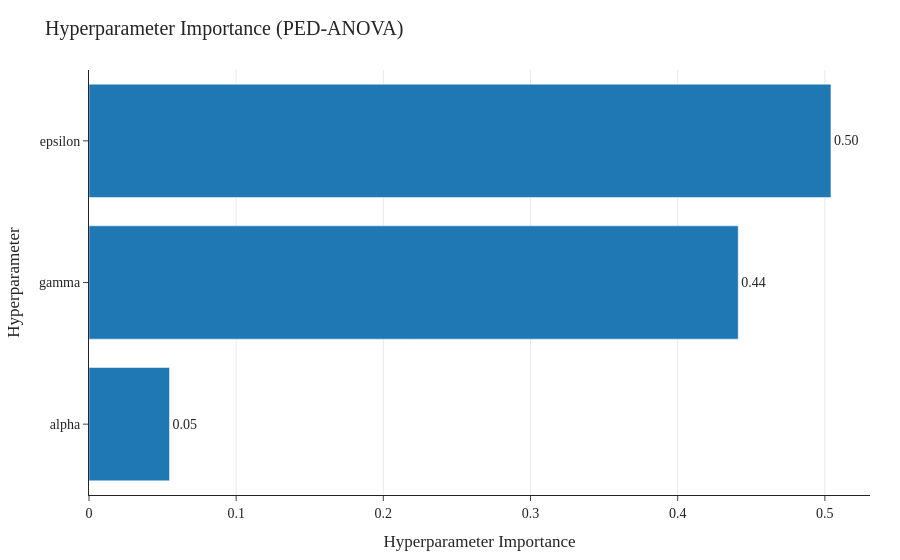

Notebook code cell kept with this figure:
### Markdown cell above
### PED-ANOVA

### Code cell
if study is not None:
    try:
        ped_evaluator = PedAnovaImportanceEvaluator()
        fig_ped_importance = plot_param_importances(study, evaluator=ped_evaluator)
        fig_ped_importance = apply_latex_style(fig_ped_importance)
        fig_ped_importance.update_layout(title="Hyperparameter Importance (PED-ANOVA)")
        fig_ped_importance.update_yaxes(showgrid=False)
    except ValueError as exc:
        if "only a single trial" not in str(exc):
            raise
        fig_ped_importance = unavailable_figure("Hyperparameter Importance (PED-ANOVA)")
    generated_figures.append(("03_ped_anova", fig_ped_importance))
    fig_ped_importance.show()
else:
    print("PED-ANOVA is available only for Optuna studies.")

### Figure 1 — Plotly figure (JSON) as saved in the notebook; plotly's stock layout.template omitted (floating-point values rounded to 4 significant figures)
{"data": [{"cliponaxis": false, "hovertemplate": ["alpha (FloatDistribution): 0.05471083875715615<extra></extra>", "gamma (FloatDistribution): 0.4411421291730648<extra></extra>", "epsilon (FloatDistribution): 0.5041470320697791<extra></extra>"], "name": "Objective Value", "orientation": "h", "text": ["0.05", "0.44", "0.50"], "textposition": "outside", "type": "bar", "x": [0.05471, 0.4411, 0.5041], "y": ["alpha", "gamma", "epsilon"]}], "layout": {"font": {"family": "Computer Modern", "size": 14}, "legend": {"bgcolor": "rgba(255,255,255,0.8)", "borderwidth": 0}, "margin": {"b": 60, "l": 70, "r": 30, "t": 70}, "title": {"text": "Hyperparameter Importance (PED-ANOVA)"}, "xaxis": {"gridcolor": "lightgray", "gridwidth": 0.5, "showgrid": true, "title": {"text": "Hyperparameter Importance"}, "zeroline": false}, "yaxis": {"gridcolor": "lightgray", "gridwidth": 0.5, "showgrid": false, "title": {"text": "Hyperparameter"}, "zeroline": false}}}
